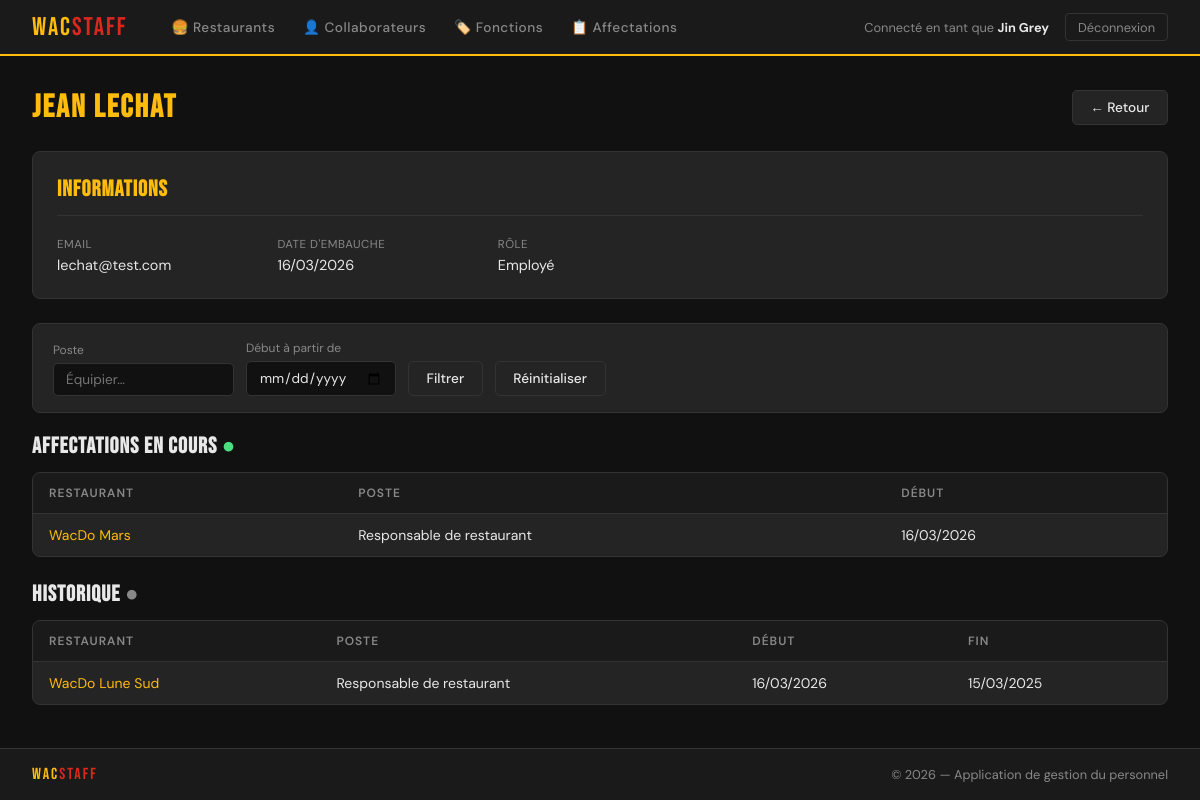
Screenshot of /WacStaff/collaborateurs/7/ (signed in) with the database file from the repository.
### WacStaff/models.py (models this page shows, shortened)
class Collaborateur(AbstractBaseUser, PermissionsMixin):
    nom = models.CharField(max_length=100)
    prenom = models.CharField(max_length=100)
    email = models.EmailField(max_length=100, unique=True)
    date1ereEmbauche = models.DateTimeField(auto_now_add=True)
    admin = models.BooleanField(default=False)
    USERNAME_FIELD = 'email'            # champ utilisé pour se connecter
    REQUIRED_FIELDS = ['nom', 'prenom'] # champs demandés par createsuperuser en plus de l'email
    objects = CollaborateurManager()
    @property
    def is_staff(self):
        return self.admin

class Affectation(models.Model):
    collaborateur = models.ForeignKey(Collaborateur, on_delete=models.PROTECT, related_name='affectations')
    restaurant = models.ForeignKey(Restaurant, on_delete=models.PROTECT, related_name='affectations')
    poste = models.ForeignKey(Fonction, on_delete=models.PROTECT, related_name='affectations')
    debut = models.DateTimeField(auto_now_add=True)
    fin = models.DateTimeField(null=True, blank=True)

class Restaurant(models.Model):
    nom = models.CharField(max_length=100, unique=True)
    adresse = models.CharField(max_length=300, unique=True)
    codePostal = models.CharField(max_length=50)
    ville = models.CharField(max_length=100)

class Fonction(models.Model):
    intitulePoste = models.CharField(max_length=100, unique=True)

### WacStaff/views.py (the view)
# urls.py: path('collaborateurs/<int:pk>/', views.collaborateur_detail, name='collaborateur_detail'),
@login_required
def collaborateur_detail(request, pk):
    collaborateur = get_object_or_404(Collaborateur, pk=pk)
    affectations = collaborateur.affectations.select_related('restaurant', 'poste')
    q_poste = request.GET.get('poste', '')
    q_debut = request.GET.get('debut', '')
    if q_poste:
        affectations = affectations.filter(poste__intitulePoste__icontains=q_poste)
    if q_debut:
        affectations = affectations.filter(debut__date__gte=q_debut)
    return render(request, 'collaborateurs/detail.html', {
        'collaborateur': collaborateur,
        'affectations_actives': affectations.filter(fin__isnull=True),
        'affectations_historique': affectations.filter(fin__isnull=False),
        'q_poste': q_poste, 'q_debut': q_debut,
    })

### WacStaff/templates/collaborateurs/detail.html (shortened to what this page needs)
{% extends "base.html" %}
{% block content %}
<div class="page-header">
    <h1 class="page-title"><span>{{ collaborateur.prenom }} {{ collaborateur.nom }}</span></h1>
    <div style="display:flex;gap:0.5rem;">
        <a href="{% url 'collaborateur_list' %}" class="btn btn-secondary">← Retour</a>
    </div>
</div>
<div class="detail-card">
    <h2>Informations</h2>
    <div class="detail-grid">
        <div class="detail-field"><label>Email</label><p>{{ collaborateur.email }}</p></div>
        <div class="detail-field"><label>Date d'embauche</label><p>{{ collaborateur.date1ereEmbauche|date:"d/m/Y" }}</p></div>
        <div class="detail-field"><label>Rôle</label><p>{% if collaborateur.admin %}<span class="badge badge-admin">Administrateur</span>{% else %}Employé{% endif %}</p></div>
    </div>
</div>
<form method="get" class="search-bar" style="margin-top:1.5rem;">
    <div>
        <label>Poste</label>
        <input type="text" name="poste" value="{{ q_poste }}" placeholder="Équipier…">
    </div>
    <div>
        <label>Début à partir de</label>
        <input type="date" name="debut" value="{{ q_debut }}">
    </div>
    <button type="submit" class="btn btn-secondary">Filtrer</button>
    <a href="{% url 'collaborateur_detail' collaborateur.pk %}" class="btn btn-secondary">Réinitialiser</a>
</form>
<h2 style="font-family:'Bebas Neue',sans-serif;font-size:1.4rem;letter-spacing:1px;margin:1rem 0 0.75rem;">
    Affectations en cours <span style="color:#4ade80;">●</span>
</h2>
<div class="table-wrap" style="margin-bottom:1.5rem;">
    {% if affectations_actives %}
    <table>
        <thead><tr><th>Restaurant</th><th>Poste</th><th>Début</th>{% if user.is_staff %}<th>Actions</th>{% endif %}</tr></thead>
        <tbody>
        {% for a in affectations_actives %}
        <tr>
            <td><a href="{% url 'restaurant_detail' a.restaurant.pk %}" style="color:#FFBC0D;text-decoration:none;">{{ a.restaurant.nom }}</a></td>
            <td>{{ a.poste.intitulePoste }}</td>
            <td>{{ a.debut|date:"d/m/Y" }}</td>
        </tr>
        {% endfor %}
        </tbody>
    </table>
    {% else %}
    <div class="empty-state">Aucune affectation active.</div>
    {% endif %}
</div>
<h2 style="font-family:'Bebas Neue',sans-serif;font-size:1.4rem;letter-spacing:1px;margin:0 0 0.75rem;">
    Historique <span style="color:#888;">●</span>
</h2>
<div class="table-wrap">
    {% if affectations_historique %}
    <table>
        <thead><tr><th>Restaurant</th><th>Poste</th><th>Début</th><th>Fin</th></tr></thead>
        <tbody>
        {% for a in affectations_historique %}
        <tr>
            <td><a href="{% url 'restaurant_detail' a.restaurant.pk %}" style="color:#FFBC0D;text-decoration:none;">{{ a.restaurant.nom }}</a></td>
            <td>{{ a.poste.intitulePoste }}</td>
            <td>{{ a.debut|date:"d/m/Y" }}</td>
            <td>{{ a.fin|date:"d/m/Y" }}</td>
        </tr>
        {% endfor %}
        </tbody>
    </table>
    {% else %}
    <div class="empty-state">Aucun historique.</div>
    {% endif %}
</div>
{% endblock %}

### WacStaff/templates/base.html (shortened to what this page needs)
<!doctype html>
<html lang="fr">
<head>
    {% load static %}
    <link rel="stylesheet" href="{% static 'wacstaff.css' %}">
</head>
<body>
{% if user.is_authenticated %}
<nav>
    <a href="{% url 'home' %}" class="nav-brand">Wac<span>Staff</span></a>
    <div class="nav-links">
        <a href="{% url 'restaurant_list' %}">🍔 Restaurants</a>
        <a href="{% url 'collaborateur_list' %}">👤 Collaborateurs</a>
        <a href="{% url 'fonction_list' %}">🏷️ Fonctions</a>
        <a href="{% url 'affectation_list' %}">📋 Affectations</a>
    </div>
    <div class="nav-user">
        <span>Connecté en tant que <strong>{{ user.prenom }} {{ user.nom }}</strong>
        </span>
        <form method="post" action="{% url 'logout' %}" style="display:inline;">
            <button type="submit" class="btn-logout">Déconnexion</button>
        </form>
    </div>
</nav>
{% endif %}
<main>
    {% block content %}{% endblock %}
</main>
<footer>
    <span class="footer-brand">Wac<span>Staff</span></span>
    <span class="footer-copy">© {% now "Y" %} — Application de gestion du personnel</span>
</footer>
</body>
</html>

### WacStaff/static/wacstaff.css (style rules this page uses)
:root { --gold: #FFBC0D; --red: #DA291C; --dark: #1a1a1a; --darker: #111111; --surface: #242424; --border: #333333; --text: #e8e8e8; --muted: #888888; --success: #4ade80; --danger: #f87171; }
* { box-sizing: border-box; margin: 0; padding: 0; }
body { font-family: 'DM Sans', sans-serif; background: var(--darker); color: var(--text); min-height: 100vh; display: flex; flex-direction: column; }
nav { background: var(--dark); border-bottom: 2px solid var(--gold); padding: 0 2rem; display: flex; align-items: center; gap: 2rem; height: 56px; position: sticky; top: 0; z-index: 100; }
.nav-brand { font-family: 'Bebas Neue', sans-serif; font-size: 1.6rem; color: var(--gold); letter-spacing: 2px; text-decoration: none; }
.nav-brand span { color: var(--red); }
.nav-links { display: flex; gap: 0.25rem; flex: 1; }
.nav-links a { color: var(--muted); text-decoration: none; font-size: 0.85rem; font-weight: 500; padding: 0.4rem 0.75rem; border-radius: 4px; transition: all 0.15s; letter-spacing: 0.5px; }
.nav-user { display: flex; align-items: center; gap: 1rem; font-size: 0.8rem; color: var(--muted); }
.nav-user strong { color: var(--text); }
.btn-logout { background: none; border: 1px solid var(--border); color: var(--muted); padding: 0.3rem 0.75rem; border-radius: 4px; cursor: pointer; font-size: 0.8rem; font-family: 'DM Sans', sans-serif; text-decoration: none; transition: all 0.15s; }
main { flex: 1; padding: 2rem; max-width: 1200px; margin: 0 auto; width: 100%; }
.page-header { display: flex; justify-content: space-between; align-items: center; margin-bottom: 1.5rem; }
.page-title { font-family: 'Bebas Neue', sans-serif; font-size: 2rem; letter-spacing: 2px; color: var(--text); }
.page-title span { color: var(--gold); }
.btn { display: inline-flex; align-items: center; gap: 0.4rem; padding: 0.5rem 1.1rem; border-radius: 5px; font-size: 0.85rem; font-weight: 500; text-decoration: none; cursor: pointer; border: none; transition: all 0.15s; font-family: 'DM Sans', sans-serif; }
.btn-secondary { background: var(--surface); color: var(--text); border: 1px solid var(--border); }
.search-bar { background: var(--surface); border: 1px solid var(--border); border-radius: 8px; padding: 1rem 1.25rem; display: flex; gap: 0.75rem; flex-wrap: wrap; align-items: flex-end; margin-bottom: 1.25rem; }
.search-bar label { font-size: 0.75rem; color: var(--muted); display: block; margin-bottom: 0.3rem; }
.search-bar input, .search-bar select { background: var(--darker); border: 1px solid var(--border); color: var(--text); padding: 0.45rem 0.75rem; border-radius: 5px; font-size: 0.85rem; font-family: 'DM Sans', sans-serif; min-width: 150px; }
.table-wrap { background: var(--surface); border: 1px solid var(--border); border-radius: 8px; overflow: hidden; }
table { width: 100%; border-collapse: collapse; }
th { background: var(--dark); font-size: 0.75rem; font-weight: 600; color: var(--muted); text-transform: uppercase; letter-spacing: 1px; padding: 0.75rem 1rem; text-align: left; }
td { padding: 0.75rem 1rem; border-top: 1px solid var(--border); font-size: 0.875rem; vertical-align: middle; }
.detail-card { background: var(--surface); border: 1px solid var(--border); border-radius: 8px; padding: 1.5rem; margin-bottom: 1.5rem; }
.detail-card h2 { font-family: 'Bebas Neue', sans-serif; font-size: 1.4rem; letter-spacing: 1px; color: var(--gold); margin-bottom: 1rem; padding-bottom: 0.75rem; border-bottom: 1px solid var(--border); }
.detail-grid { display: grid; grid-template-columns: repeat(auto-fill, minmax(200px, 1fr)); gap: 1rem; }
.detail-field label { font-size: 0.72rem; color: var(--muted); text-transform: uppercase; letter-spacing: 0.5px; }
.detail-field p { font-size: 0.9rem; margin-top: 0.2rem; }
footer { background: var(--dark); border-top: 1px solid var(--border); padding: 1rem 2rem; display: flex; justify-content: space-between; align-items: center; font-size: 0.8rem; color: var(--muted); }
.footer-brand { font-family: 'Bebas Neue', sans-serif; font-size: 1rem; color: var(--gold); letter-spacing: 2px; }
.footer-brand span { color: var(--red); }
.footer-copy { color: var(--muted); }

### rows the page displays
Collaborateur: prenom "Jin", nom "Grey"
Collaborateur: prenom "Jean", nom "Lechat", email "lechat@test.com", date1ereEmbauche "16/03/2026"
Affectation: restaurant.nom "WacDo Mars", poste.intitulePoste "Responsable de restaurant", debut "16/03/2026"
Affectation: restaurant.nom "WacDo Lune Sud", poste.intitulePoste "Responsable de restaurant", debut "16/03/2026", fin "15/03/2025"
